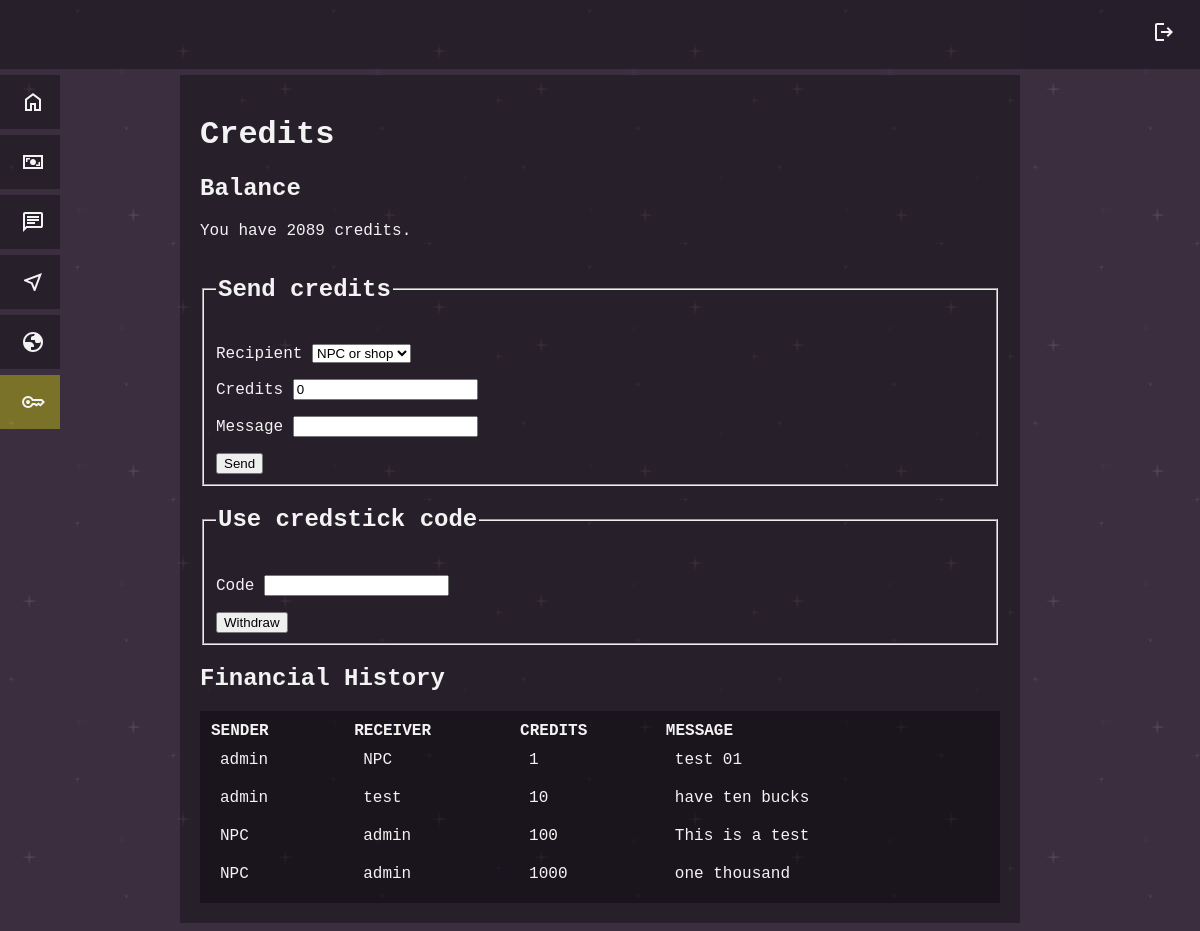
The page /credits (signed in) on the database as committed earlier.
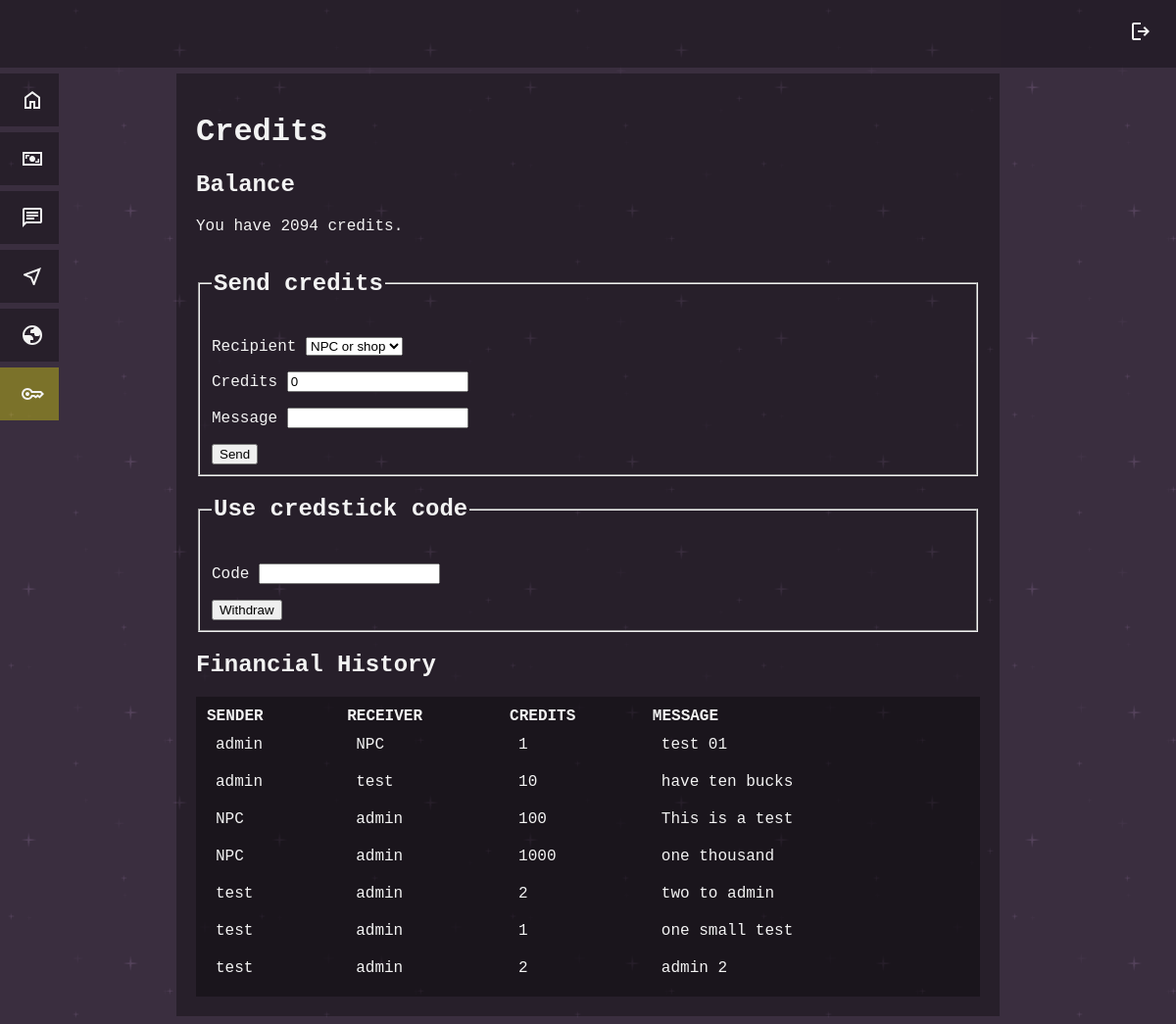
The same page on the database as committed later.
### tables this page shows
CREATE TABLE users (
id INTEGER PRIMARY KEY AUTOINCREMENT NOT NULL,
username TEXT NOT NULL UNIQUE,
hash TEXT NOT NULL,
admin INTEGER DEFAULT 0,
credits INTEGER DEFAULT 0, campaign INTEGER);

CREATE TABLE financehistory (
id INTEGER PRIMARY KEY AUTOINCREMENT UNIQUE NOT NULL,
isfrom TEXT NOT NULL,
isto TEXT NOT NULL,
value INTEGER,
message TEXT
);

### app.py (the view)
@app.route("/credits")
@login_required
def credits():
    credits_balance = db.execute("SELECT credits FROM users WHERE id = ?", session["user_id"])[0]["credits"]
    user_campaign = db.execute("SELECT campaign FROM users WHERE id = ?", session['user_id'])[0]['campaign']
    send_list = db.execute("SELECT id, username FROM users WHERE campaign = ? AND NOT id = ?", user_campaign, session['user_id'])
    current_username = db.execute("SELECT username FROM users WHERE id = ?", session['user_id'])[0]['username']
    finance_history = db.execute("SELECT * FROM financehistory WHERE isfrom = ? OR isto = ? ORDER BY id", current_username, current_username)
    return render_template("credits.html", credits_balance=credits_balance, send_list=send_list, finance_history=finance_history)

### app.py (called while the page is built)
@app.context_processor
def inject_admin_status():
    admin_status = session.get("admin", 0)
    return dict(admin=admin_status)

@app.after_request
def after_request(response):
    response.headers["Cache-Control"] = "no-cache, no-store, must-revalidate"
    response.headers["Expires"] = 0
    response.headers["Pragma"] = "no-cache"
    return response

### helpers.py (called while the page is built)
def login_required(f):
    @wraps(f)
    def decorated_function(*args, **kwargs):
        if session.get("user_id") is None:
            return redirect("/login")
        return f(*args, **kwargs)
    return decorated_function

### templates/credits.html (shortened to what this page needs)
{% extends "layout.html" %}
{% block main %}
<h1>Credits</h1>
<h2>Balance</h2>
<p>You have {{ credits_balance }} credits.</p>
<form action="/credits_send" method="post">
    <fieldset>
        <legend>
            <h2>Send credits</h2>
        </legend>
        <p>
            <label>
                Recipient
            </label>
            <select name="send_credits_to">
                <option value="NPC" selected>NPC or shop</option>
            </select>
        </p>
        <p>
            <label>
                Credits
            </label>
            <input type="number" name="send_credits_amount" min="1" value="0" />
        </p>
        <p>
            <label>
                Message
            </label>
            <input type="text" name="send_credits_note" />
        </p>
        <div>
            <button type="submit">Send</button>
        </div>
    </fieldset>
</form>
<form action="/credits_receive" method="post">
    <fieldset>
        <legend>
            <h2>Use credstick code</h2>
        </legend>
        <div>
            <p>
                <label>
                    Code
                </label>
                <input type="text" name="input_credstick_code" />
            </p>
            <div>
                <button type="submit">Withdraw</button>
            </div>
        </div>
    </fieldset>
</form>
<h2>Financial History</h2>
<table class="dark_table">
    <thead>
        <tr>
            <th>SENDER</th>
            <th>RECEIVER</th>
            <th>CREDITS</th>
            <th>MESSAGE</th>
        </tr>
    </thead>
    <tbody>
        {% for line in finance_history %}
        <tr>
            <td>{{ line.isfrom }}</td>
            <td>{{ line.isto }}</td>
            <td>{{ line.value }}</td>
            <td>{{ line.message }}</td>
        </tr>
        {% endfor %}
    </tbody>
</table>
{% endblock %}

### templates/layout.html (shortened to what this page needs)
<!DOCTYPE html>
<html lang="en">
<head>
    <link href="static\style_default.css" rel="stylesheet">
</head>
<body>
    <header>
        <div>
            {% if session['user_id'] %}
            <a href="/logout" class="float_right"><img src="static/icon-logout.svg" alt="log out" /></a>
            {% endif %}
        </div>
    </header>
    {% if session['user_id'] %}
    <nav>
        <a href="/" id="link_home">Home<img src="static/icon-home.svg" class="float_right" /></a>
        <a href="/credits" id="link_credits">Credits<img src="static/icon-credits.svg" class="float_right" /></a>
        <a href="/compad" id="link_compad">Compad<img src="static/icon-compad.svg" class="float_right" /></a>
        <a href="/starmap" id="link_starmap">Starmap<img src="static/icon-starmap.svg" class="float_right" /></a>
        <a href="/system" id="link_system">System<img src="static/icon-system.svg" class="float_right" /></a>
        {% if admin == 1 %}
        <a href="/admin" id="link_admin">Admin<img src="static/icon-key.svg" class="float_right" /></a>
        {% endif %}
    </nav>
    {% endif %}
    <main>
        {% block main %}{% endblock %}
    </main>
</body>
</html>

### static/style_default.css (style rules this page uses)
body { background-color: #392e40; background-image: url("darkPurple.png"); background-repeat: repeat; font-family: "Courier New", Courier, monospace; color: #f3f3f3; }
header { position: fixed; left: 0; top: 0; width: 100%; background-color: rgba(0, 0, 0, 0.33); padding: 20px; overflow: hidden; }
header a, header span { float: left; text-align: center; padding-right: 44px; }
main { max-width: 800px; margin-left: auto; margin-right: auto; margin-top: 75px; background-color: rgba(0, 0, 0, 0.33); padding: 20px; }
nav { z-index: 1; }
nav a { position: absolute; left: -100px; transition: 0.3s; padding: 15px; width: 130px; text-decoration: none; font-size: 20px; color: #ffffff; background-color: rgba(0, 0, 0, 0.33); }
#link_home { top: 75px; }
#link_credits { top: 135px; }
#link_compad { top: 195px; }
#link_starmap { top: 255px; }
#link_system { top: 315px; }
#link_admin { top: 375px; background-color: rgba(255, 251, 0, 0.33); }
a { text-decoration: none; color: white; font-weight: bold; }
.float_right { float: right; }
.dark_table { border: none; border-spacing: 0px; width: 100%; background-color: rgba(0, 0, 0, 0.33); padding: 10px; text-align: left; }
.dark_table td { padding: 10px; }

Rows that differ between the two databases and show on the page:
changed users: credits "2089" → "2094"
added financehistory: isfrom "test", isto "admin", value "2", message "two to admin"
added financehistory: isfrom "test", isto "admin", value "1", message "one small test"
added financehistory: isfrom "test", isto "admin", value "2", message "admin 2"
